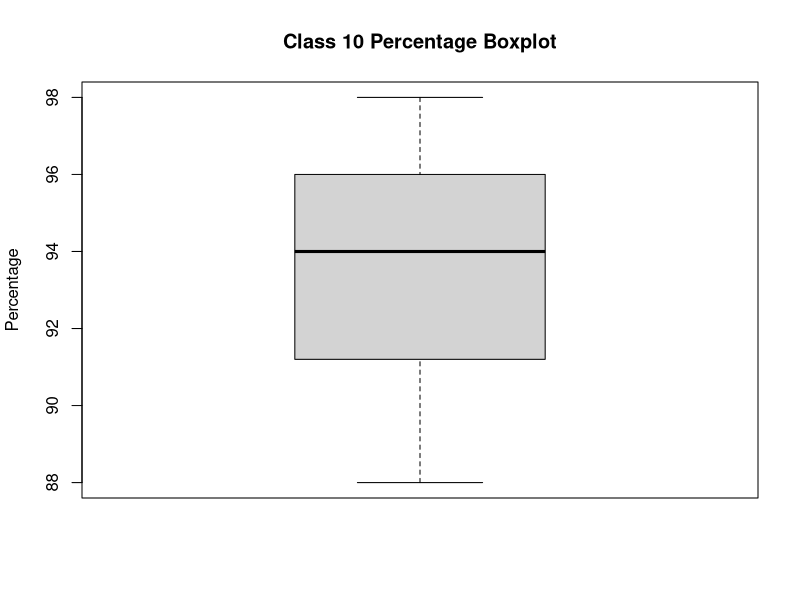
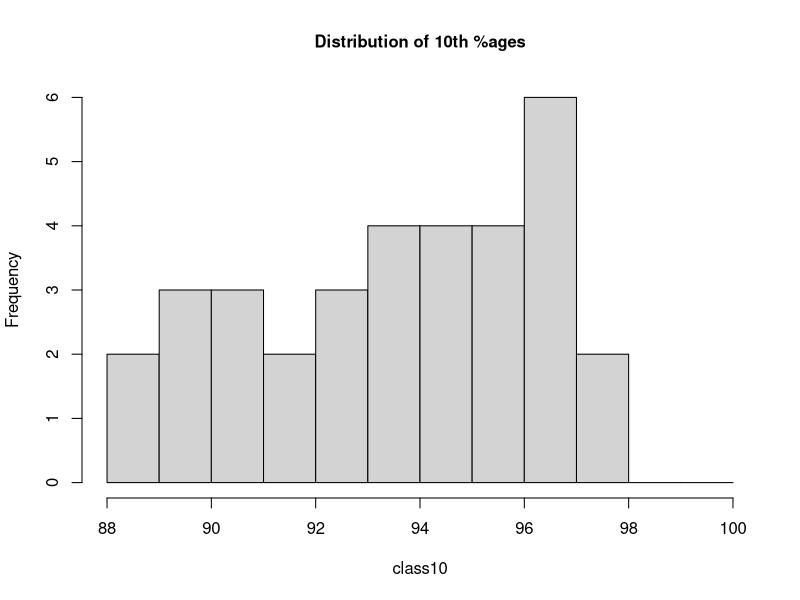
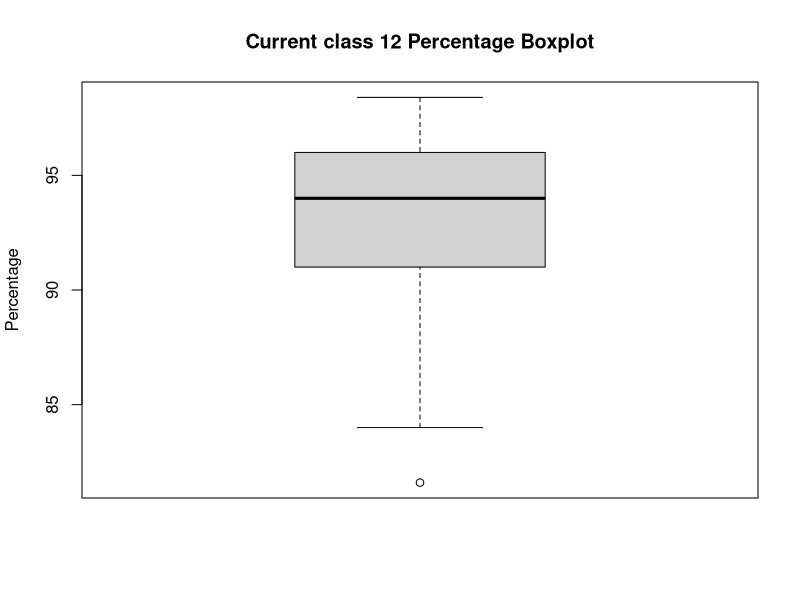
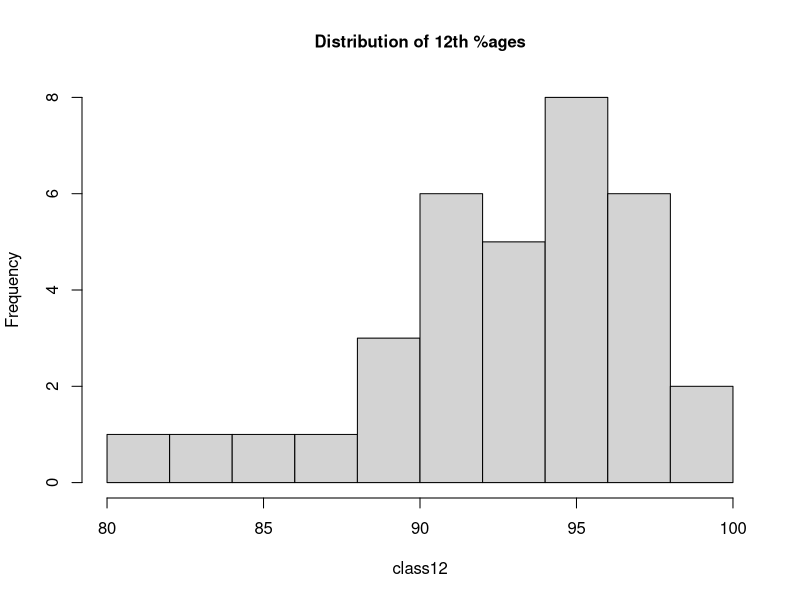
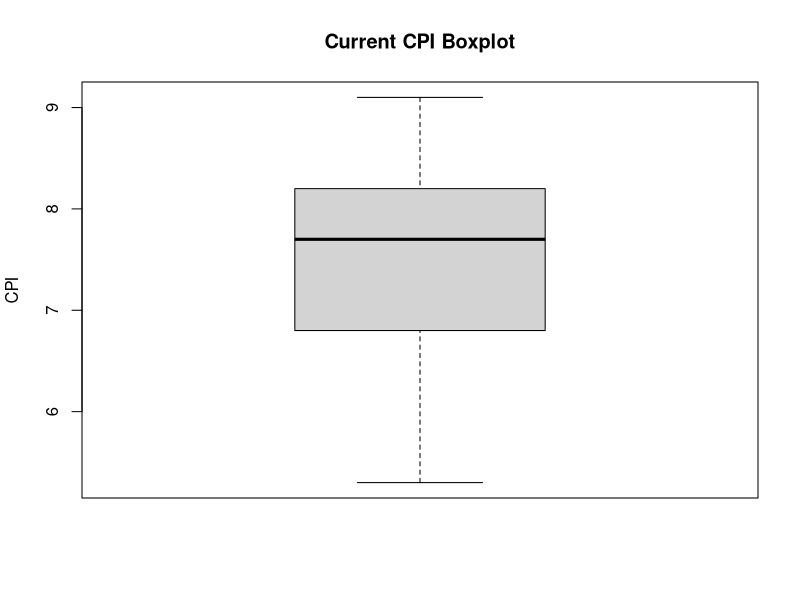
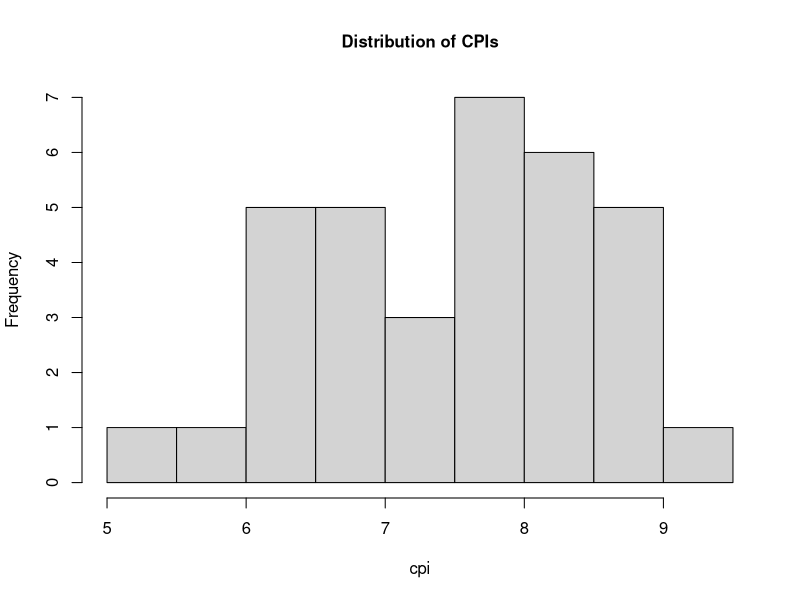

The R script that drew these images, in order:
## ---- chunk 1
#| echo: false
data <- read.csv("MTH211A Form.csv")
summary(data)
## ---- chunk 2
#| echo: false
print("Average Class 10 Percentage:")
class10 <- as.numeric(data[,2])
print(mean(class10))
print("Median Class 10 Percentage:")
print(median(class10))
print("Minimum Class 10 Percentage:")
print(min(class10))
print("Maximum Class 10 Percentage:")
print(max(class10))

boxplot(class10, main = "Class 10 Percentage Boxplot", ylab = "Percentage")
## ---- chunk 3
#| echo: false

bins <- 88:100

hist(class10, bins, main = "Distribution of 10th %ages", cex.main = 1)

## ---- chunk 4
#| echo: false
print("Average Class 12 Percentage:")
class12 <- as.numeric(data[,3])
print(mean(class12))
print("Median Class 12 Percentage:")
print(median(class12))
print("Minimum Class 12 Percentage:")
print(min(class12))
print("Maximum Class 12 Percentage:")
print(max(class12))

boxplot(class12, main = "Current class 12 Percentage Boxplot", ylab = "Percentage")
## ---- chunk 5
#| echo: false
hist(class12, main = "Distribution of 12th %ages", cex.main = 1)
## ---- chunk 6
#| echo: false
print("Average CPI:")
cpi <- as.numeric(data[,4])
print(mean(cpi))
print("Median CPI:")
print(median(cpi))
print("Minimum CPI:")
print(min(cpi))
print("Maximum CPI:")
print(max(cpi))

boxplot(cpi, main = "Current CPI Boxplot", ylab = "CPI")

## ---- chunk 7
#| echo: false

hist(cpi, main = "Distribution of CPIs", cex.main = 1)

## ---- chunk 8
#| echo: false
main <- data[,5]

## ---- chunk 9
#| echo: false



## ---- chunk 10
#| echo: false



## ---- chunk 11
#| echo: false
prevHr <- as.numeric(data[-c(15,19,20,27,34),12])
print("The average study hours during JEE preparation were:")
print(mean(prevHr))
#The average study time has decreased to more than half
## ---- chunk 12
#| echo: false
currHr <- as.numeric(data[-c(11,15,19,20,34),13])
print("The current average study hours are:")
print(mean(currHr))
## ---- chunk 13
#| echo: false
print( paste("Pearson's correlation coefficient: ", cor(class12, class10, use="complete.obs")))
print( paste("Spearman's rank correlation: ", cor(class12, class10, use="complete.obs", method = "spearman")))

## ---- chunk 14
#| echo: false
print( paste("Pearson's correlation coefficient: ", cor(cpi, class10, use="complete.obs")))
print( paste("Spearman's rank correlation: ", cor(cpi, class10, use="complete.obs", method = "spearman")))
## ---- chunk 15
#| echo: false
print( paste("Pearson's correlation coefficient: ", cor(cpi, class10, use="complete.obs")))
print( paste("Spearman's rank correlation: ", cor(cpi, class10, use="complete.obs", method = "spearman")))
## ---- chunk 16
#| echo: false
main <- as.numeric(data[,5])
adv <- as.numeric(data[,6])
print( paste("Spearman's rank correlation: ", cor(adv, main, use="complete.obs", method = "spearman")))
## ---- chunk 17
#| echo: false
print( paste("Spearman's rank correlation: ", cor(adv, cpi, use="complete.obs", method = "spearman")))
## ---- chunk 18
#| echo: false
print( paste("Spearman's rank correlation: ", cor(main, cpi, use="complete.obs", method = "spearman")))

